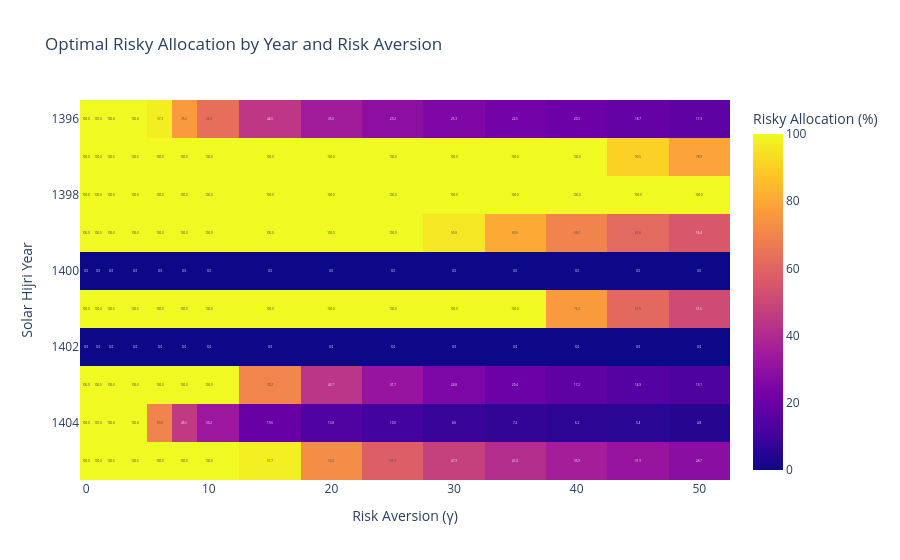

The notebook cell saved with this chart:
### Code cell
alpha_heatmap = (
    stage_two_results
    .pivot(
        index="year",
        columns="gamma",
        values="alpha",
    )
    * 100
)

fig = px.imshow(
    alpha_heatmap,
    text_auto=".1f",
    aspect="auto",
    labels={
        "x": "Risk Aversion (γ)",
        "y": "Solar Hijri Year",
        "color": "Risky Allocation (%)",
    },
    title="Optimal Risky Allocation by Year and Risk Aversion",
)

fig.show()

### Figure 1 — Plotly figure (JSON) as saved in the notebook; plotly's stock layout.template omitted (floating-point values rounded to 4 significant figures; data arrays with more than 128 entries replaced by an {"elided": "..."} marker saying what was removed)
{"data": [{"coloraxis": "coloraxis", "hovertemplate": "Risk Aversion (γ): %{x}<br>Solar Hijri Year: %{y}<br>Risky Allocation (%): %{z}<extra></extra>", "name": "0", "texttemplate": "%{z:.1f}", "type": "heatmap", "x": [0, 1, 2, 4, 6, 8, 10, 15, 20, 25, 30, 35, 40, 45, 50], "xaxis": "x", "y": [1396, 1397, 1398, 1399, 1400, 1401, 1402, 1403, 1404, 1405], "yaxis": "y", "z": {"elided": "10x15 float values"}}], "layout": {"coloraxis": {"colorbar": {"title": {"text": "Risky Allocation (%)"}}, "colorscale": [[0, "#0d0887"], [0.1111, "#46039f"], [0.2222, "#7201a8"], [0.3333, "#9c179e"], [0.4444, "#bd3786"], [0.5556, "#d8576b"], [0.6667, "#ed7953"], [0.7778, "#fb9f3a"], [0.8889, "#fdca26"], [1, "#f0f921"]]}, "title": {"text": "Optimal Risky Allocation by Year and Risk Aversion"}, "xaxis": {"anchor": "y", "domain": [0, 1], "title": {"text": "Risk Aversion (γ)"}}, "yaxis": {"anchor": "x", "autorange": "reversed", "domain": [0, 1], "title": {"text": "Solar Hijri Year"}}}}
